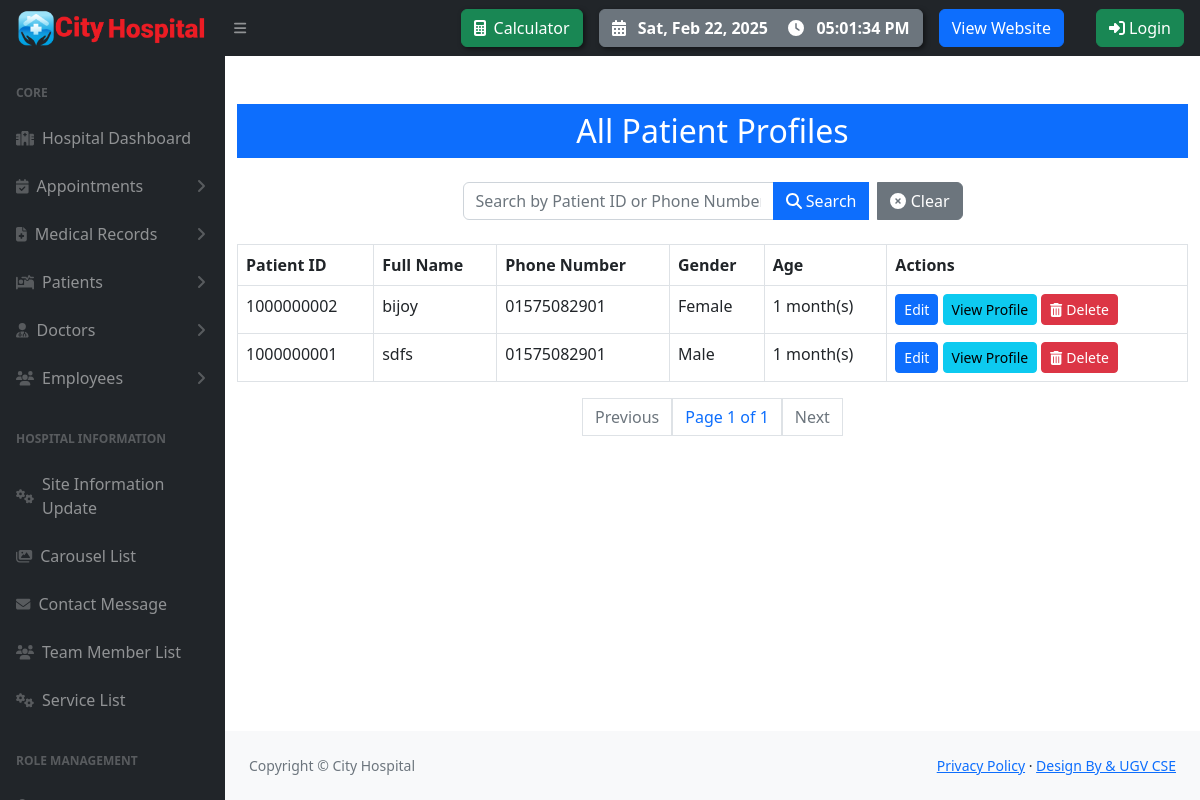
The page /all_patients/ on the database as committed earlier.
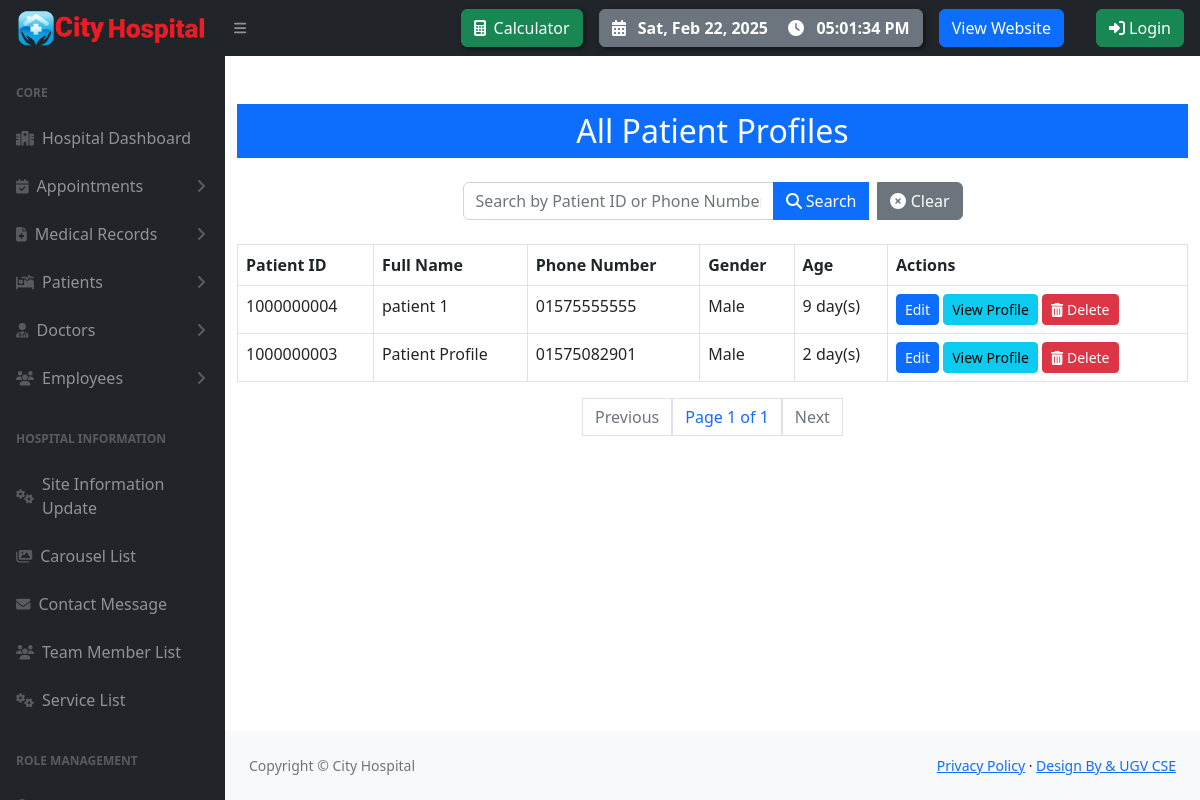
The same page on the database as committed later.
### pms/models.py (models this page shows, shortened)
class SiteInfo(models.Model):
    site_name = models.CharField(max_length=20)
    color_logo = models.ImageField(upload_to='logo/')
    white_logo = models.ImageField(upload_to='logo/')
    email = models.EmailField()
    phone = models.CharField(max_length=14)
    address = models.CharField(max_length=100)
    opening_hours = models.CharField(max_length=255, default='Saturday - Thursday: 6.00 am - 10.00 pm, Friday Closed')
    site_facebook = models.URLField(max_length=100)
    site_x = models.URLField(max_length=100)
    site_instagram = models.URLField(max_length=100)
    site_pinterest = models.URLField(max_length=100)

class PatientProfile(models.Model):
    user = models.OneToOneField(User, on_delete=models.CASCADE, related_name='patient_profile')
    patient_id = models.CharField(max_length=10, unique=True, editable=False)
    full_name = models.CharField(max_length=100)
    date_of_birth = models.DateField()
    gender_choices = [('Male', 'Male'), ('Female', 'Female'), ('Other', 'Other')]
    gender = models.CharField(max_length=6, choices=gender_choices)
    phone_number = models.CharField(
        max_length=11,
        validators=[
            RegexValidator(
                regex=r'^01[3-9]\d{8}$',
                message="Enter a valid Bangladesh phone number (e.g., 01712345678).",
                code='invalid_phone'
            )
        ]
    )
    present_address = models.CharField(max_length=255, blank=True, null=True)
    permanent_address = models.CharField(max_length=255, blank=True, null=True)
    city = models.CharField(max_length=100, blank=True, null=True)
    blood_type_choices = [('A+', 'A+'), ('A-', 'A-'), ('B+', 'B+'), ('B-', 'B-'),
                          ('O+', 'O+'), ('O-', 'O-'), ('AB+', 'AB+'), ('AB-', 'AB-')]
    blood_type = models.CharField(max_length=3, choices=blood_type_choices, blank=True, null=True)
    emergency_contact_name = models.CharField(max_length=100, blank=True, null=True)
    emergency_contact_relationship = models.CharField(max_length=50, blank=True, null=True)
    emergency_contact_phone = models.CharField(max_length=15, blank=True, null=True)
    allergies = models.BooleanField(default=False, blank=True, null=True)
    HIV_positive = models.BooleanField(default=False, blank=True, null=True)
    thalassemia = models.BooleanField(default=False, blank=True, null=True)
    diabetes = models.BooleanField(default=False, blank=True, null=True)
    hypertension = models.BooleanField(default=False, blank=True, null=True)
    notes = models.TextField(blank=True, null=True)
    created_at = models.DateTimeField(auto_now_add=True)
    updated_at = models.DateTimeField(auto_now=True)

### pms/views.py (the view, shortened to what this page needs)
# urls.py: path('all_patients/', all_patients, name='all_patients'),
def all_patients(request):
    search_query = request.GET.get('search', '')  # Get search query from URL
    patients = PatientProfile.objects.all().order_by('-id')
    if search_query:
        patients = patients.filter(
            patient_id__icontains=search_query
        ) | patients.filter(
            phone_number__icontains=search_query
        )
    for patient in patients:
        if patient.date_of_birth:
            today = date.today()
            delta_years = today.year - patient.date_of_birth.year
            delta_months = today.month - patient.date_of_birth.month
            delta_days = today.day - patient.date_of_birth.day
            if delta_years == 0:
                if delta_months == 0:  # Less than a month old
                    patient.age = f"{delta_days} day(s)"
                else:  # Less than a year old
                    patient.age = f"{delta_months} month(s)"
        else:
            patient.age = "N/A"
    paginator = Paginator(patients, 10)  # Show 10 patients per page
    page_number = request.GET.get('page')
    page_obj = paginator.get_page(page_number)
    return render(request, 'patient/all_patients.html', {'page_obj': page_obj, 'search_query': search_query})

### pms/context_processors.py (called while the page is built)
def site_information(request):
    site_info = SiteInfo.objects.first()
    return {
        'site_info': site_info
    }

### templates/patient/all_patients.html (shortened to what this page needs)
{% extends 'hospital/hospital_base.html' %}
{% block content %}
<div class="container mt-5">
    <h2 class="text-center mb-4 bg-primary text-white p-2">All Patient Profiles</h2>
<form method="get" class="mb-4 d-flex justify-content-center">
    <div class="input-group" style="max-width: 500px;">
        <input type="text" class="form-control" name="search" placeholder="Search by Patient ID or Phone Number" value="{{ search_query }}">
        <button class="btn btn-primary" type="submit">
            <i class="fas fa-search"></i> Search
        </button>
        <a href="{% url 'all_patients' %}" class="btn btn-secondary ms-2">
            <i class="fas fa-times-circle"></i> Clear
        </a>
    </div>
</form>
    <table class="table table-bordered">
        <thead>
            <tr>
                <th>Patient ID</th>
                <th>Full Name</th>
                <th>Phone Number</th>
                <th>Gender</th>
                <th>Age</th>
                <th>Actions</th>
            </tr>
        </thead>
        <tbody>
            {% for patient in page_obj %}
            <tr>
                <td>{{ patient.patient_id }}</td>
                <td>{{ patient.full_name }}</td>
                <td>{{ patient.phone_number }}</td>
                <td>{{ patient.gender }}</td>
                <td>{{ patient.age }}</td>
                <td>
                    <a href="{% url 'update_patient_profile' patient.id %}" class="btn btn-primary btn-sm">Edit</a>
                    <a href="{% url 'view_patient_profile' patient.patient_id %}" class="btn btn-info btn-sm">View Profile</a>
                    <form action="{% url 'delete_patient' patient.id %}" method="POST" style="display: inline-block;">
                        <button type="submit" class="btn btn-danger btn-sm" onclick="return confirm('Are you sure you want to delete this patient?');">
                            <i class="fas fa-trash-alt"></i> Delete
                        </button>
                    </form>
                </td>
            </tr>
            {% empty %}
            <tr>
                <td colspan="6" class="text-center">No patients found.</td>
            </tr>
            {% endfor %}
        </tbody>
    </table>
    <div class="pagination justify-content-center">
        <span class="page-link {% if not page_obj.has_previous %}disabled{% endif %}">
            {% if page_obj.has_previous %}
                <a href="?page={{ page_obj.previous_page_number }}&search={{ search_query }}" class="page-link">Previous</a>
            {% else %}
                Previous
            {% endif %}
        </span>
        <span class="page-link">Page {{ page_obj.number }} of {{ page_obj.paginator.num_pages }}</span>
        <span class="page-link {% if not page_obj.has_next %}disabled{% endif %}">
            {% if page_obj.has_next %}
                <a href="?page={{ page_obj.next_page_number }}&search={{ search_query }}" class="page-link">Next</a>
            {% else %}
                Next
            {% endif %}
        </span>
    </div>
</div>
{% endblock %}

### templates/hospital/hospital_base.html (shortened to what this page needs)
{% load static %}
<!DOCTYPE html>
<html lang="en">
    <head>
        <link href="https://cdn.jsdelivr.net/npm/simple-datatables@7.1.2/dist/style.min.css" rel="stylesheet" />
        <link href="{% static 'admin_panel/css/styles.css' %}" rel="stylesheet" />
    </head>
    <body class="sb-nav-fixed">
        <nav class="sb-topnav navbar navbar-expand navbar-dark bg-dark">
            <a class="navbar-brand ps-3" href="{% url 'hospital_admin' %}"><img src="{{ site_info.white_logo.url }}" alt="" style="width: 190px;"></a>
            <button class="btn btn-link btn-sm order-1 order-lg-0 me-4 me-lg-0" id="sidebarToggle" href="#!"><i class="fas fa-bars"></i></button>
            <button class="btn btn-success me-3 d-none d-md-block" data-bs-toggle="modal" data-bs-target="#calculatorModal" style="box-shadow: 2px 2px 5px rgba(0, 0, 0, 0.5);">
                <i class="fas fa-calculator me-2"></i>Calculator
            </button>
            <button class="btn btn-secondary me-3 d-none d-md-block d-flex align-items-center" style="box-shadow: 2px 2px 5px rgba(0, 0, 0, 0.5); font-weight: bold;">
                <i class="fas fa-calendar-alt me-2"></i>
                <span id="currentDate" class="me-3"></span>
                <i class="fas fa-clock me-2"></i>
                <span id="currentTime"></span>
            </button>
            <a href="{% url 'home' %}" class="btn btn-primary me-3 d-none d-md-block">View Website</a>
    {% if user.is_authenticated %}
    <div class="nv dropdown me-3 d-none d-md-block">
        <button class="btn btn-warning dropdown-toggle" id="UserDropdown" data-bs-toggle="dropdown" aria-expanded="false">
            <i class="fas fa-user-circle"></i> {{ user.username }}
        </button>
        <ul class="dropdown-menu dropdown-menu-end">
            <li><a class="dropdown-item" href="{% url 'admin_change_password' %}"><i class="fas fa-key me-2"></i> Change Password</a></li>
            <li><a class="dropdown-item" href="{% url 'logout' %}"><i class="fas fa-sign-out-alt me-2"></i> Logout</a></li>
        </ul>
    </div>
    {% else %}
    <a class="btn btn-success ms-3 me-3" href="{% url 'login' %}">
        <i class="fas fa-sign-in-alt"></i> Login
    </a>
    {% endif %}
        </nav>
        <div id="layoutSidenav">
            <div id="layoutSidenav_nav">
                <nav class="sb-sidenav accordion sb-sidenav-dark" id="sidenavAccordion">
                  {% include 'hospital/hospital_sidebar.html' %}
                </nav>
            </div>
            <div id="layoutSidenav_content">
                <main>
                    {% block content %}
                    {% endblock content %}
                </main>
                <footer class="py-4 bg-light mt-auto">
                    <div class="container-fluid px-4">
                        <div class="d-flex align-items-center justify-content-between small">
                            <div class="text-muted">Copyright &copy; {{ site_info.site_name }}</div>
                            <div>
                                <a href="#">Privacy Policy</a>
                                &middot;
                                <a href="#">Design By &amp; UGV CSE</a>
                            </div>
                        </div>
                    </div>
                </footer>
            </div>
        </div>
    </body>
</html>

### templates/hospital/hospital_sidebar.html (shortened to what this page needs)
<div class="sb-sidenav-menu">
    <div class="nav">
        <div class="sb-sidenav-menu-heading">Core</div>
        <a class="nav-link" href="{% url 'hospital_admin' %}">
            <div class="sb-nav-link-icon"><i class="fas fa-hospital"></i></div>
            Hospital Dashboard
        </a>
    <a class="nav-link collapsed" href="#" data-bs-toggle="collapse" data-bs-target="#appointmentCollapse" aria-expanded="false" aria-controls="appointmentCollapse">
        <div class="sb-nav-link-icon"><i class="fas fa-calendar-check"></i></div>
        Appointments
        <div class="sb-sidenav-collapse-arrow"><i class="fas fa-angle-down"></i></div>
    </a>
        <a class="nav-link collapsed" href="#" data-bs-toggle="collapse" data-bs-target="#medicalRecordCollapse" aria-expanded="false" aria-controls="medicalRecordCollapse">
            <div class="sb-nav-link-icon"><i class="fas fa-file-medical"></i></div>
            Medical Records
            <div class="sb-sidenav-collapse-arrow"><i class="fas fa-angle-down"></i></div>
        </a>
    <a class="nav-link collapsed" href="#" data-bs-toggle="collapse" data-bs-target="#patientCollapse" aria-expanded="false" aria-controls="patientCollapse">
        <div class="sb-nav-link-icon"><i class="fas fa-procedures"></i></div>
        Patients
        <div class="sb-sidenav-collapse-arrow"><i class="fas fa-angle-down"></i></div>
    </a>
        <a class="nav-link collapsed" href="#" data-bs-toggle="collapse" data-bs-target="#doctorCollapse" aria-expanded="false" aria-controls="doctorCollapse">
            <div class="sb-nav-link-icon"><i class="fas fa-user-md"></i></div>
            Doctors
            <div class="sb-sidenav-collapse-arrow"><i class="fas fa-angle-down"></i></div>
        </a>
        <a class="nav-link collapsed" href="#" data-bs-toggle="collapse" data-bs-target="#employeeCollapse" aria-expanded="false" aria-controls="employeeCollapse">
            <div class="sb-nav-link-icon"><i class="fas fa-users"></i></div>
            Employees
            <div class="sb-sidenav-collapse-arrow"><i class="fas fa-angle-down"></i></div>
        </a>
        <div class="sb-sidenav-menu-heading">Hospital Information</div>
        <a class="nav-link" href="{% url 'site-info' %}">
            <div class="sb-nav-link-icon"><i class="fa fa-cogs"></i></div>
            Site Information Update
        </a>
        <a class="nav-link" href="{% url 'carousel_list' %}">
            <div class="sb-nav-link-icon"><i class="fa fa-images"></i></div>
            Carousel List
        </a>
        <a class="nav-link" href="{% url 'contact_list' %}">
            <div class="sb-nav-link-icon"><i class="fa fa-envelope"></i></div>
            Contact Message
        </a>
        <a class="nav-link" href="{% url 'team_member_list' %}">
            <div class="sb-nav-link-icon"><i class="fa fa-users"></i></div>
            Team Member List
        </a>
        <a class="nav-link" href="{% url 'service_list' %}">
            <div class="sb-nav-link-icon"><i class="fa fa-cogs"></i></div>
            Service List
        </a>
        <div class="sb-sidenav-menu-heading">Role Management</div>
        <a class="nav-link collapsed"  data-bs-toggle="collapse" data-bs-target="#roleCollapse" aria-expanded="false" aria-controls="roleCollapse">
            <div class="sb-nav-link-icon"></div>
        </a>
    </div>
</div>

Rows that differ between the two databases and show on the page:
removed PatientProfile: patient_id "1000000002", full_name "bijoy", phone_number "01575082901", gender "Female", age "1 month(s)"
removed PatientProfile: patient_id "1000000001", full_name "sdfs", phone_number "01575082901", gender "Male", age "1 month(s)"
added PatientProfile: patient_id "1000000004", full_name "patient 1", phone_number "01575555555", gender "Male", age "9 day(s)"
added PatientProfile: patient_id "1000000003", full_name "Patient Profile", phone_number "01575082901", gender "Male", age "2 day(s)"
